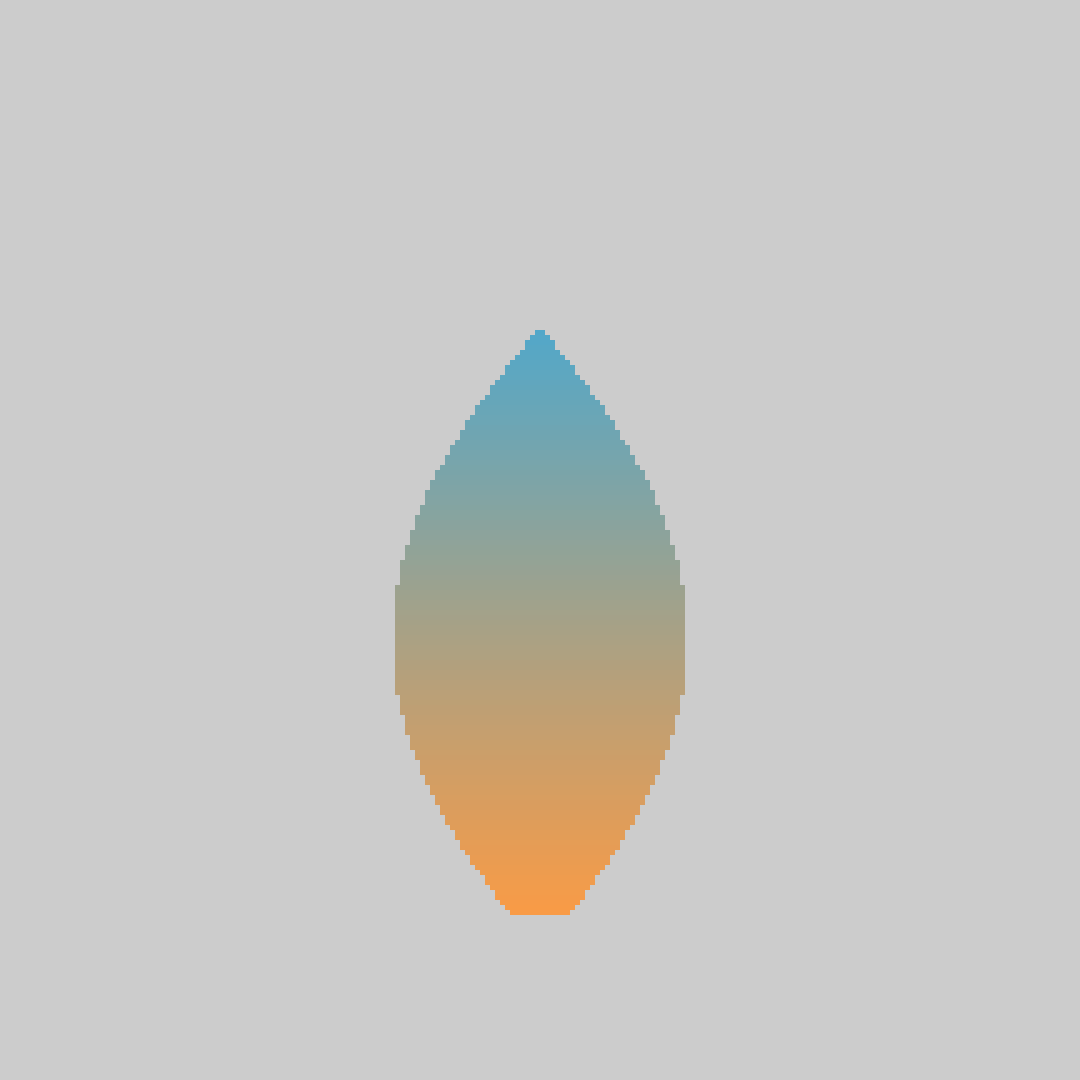
Frame 1 (no input)
Frame 60 (the mouse pressed at the canvas centre just before this capture): identical to frame 1, image omitted
Frame 120 (the mouse held since frame 60 and released just before this capture): identical to frame 1, image omitted

The Processing sketch that drew this single still picture (run headless with seeded random() and noise(); from frame 60 on, the mouse is pressed at the canvas centre):

// Processing sketch: pinetreebackground
// ── pinetreebackground.pde
void setup() {
  noStroke();
  size(1080, 1080);
}

int step = 5;

void tree(float x, float y, float w, float h, int c1, int c2) {
  x = x - w/2 * step;
  y = y - h/2 * step;
  for (int j = 0; j < h; j++) {
    int watp = int(sin((j/h)*2.5) * w);
    int watps = int((w - watp));
    for (int i = watps; i < watp; i++) {
      int col = lerpColor(c1, c2, j/h);
      fill(col);
      float _x = x + i * step;
      float _y = y + j * step;
      rect(_x, _y, step, step);
    }
  }
}

void draw() {
  tree(height/2, width/2, 60, 150, #23abee, #fa9b45); 
}
